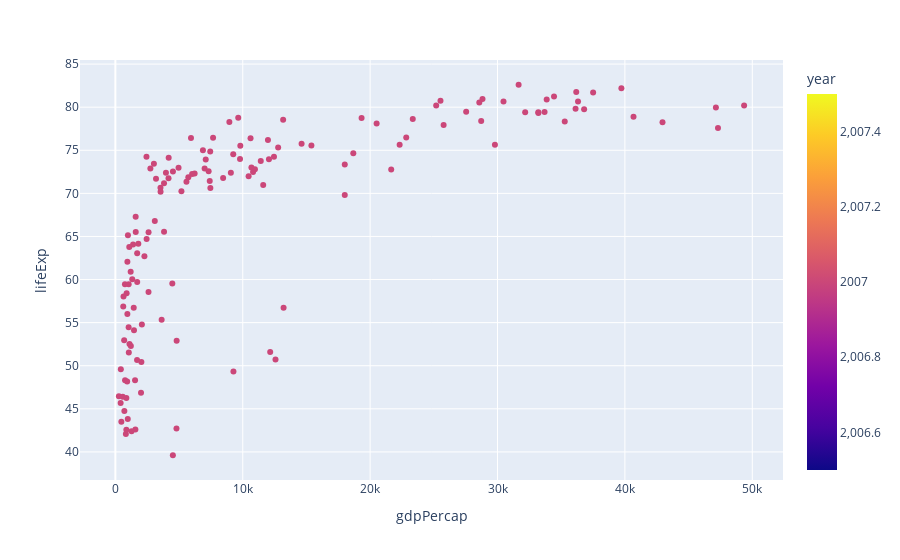

Notebook code cell kept with this figure:
### Code cell
gapminder2007 = gapminder.query('year == 2007')
fig=px.scatter(gapminder2007,x='gdpPercap',y='lifeExp',color='year')
fig.show()

### Figure 1 — Plotly figure (JSON) as saved in the notebook; plotly's stock layout.template omitted (floating-point values rounded to 4 significant figures; data arrays with more than 128 entries replaced by an {"elided": "..."} marker saying what was removed)
{"data": [{"hovertemplate": "gdpPercap=%{x}<br>lifeExp=%{y}<br>year=%{marker.color}<extra></extra>", "legendgroup": "", "marker": {"color": {"elided": "142 int values"}, "coloraxis": "coloraxis", "symbol": "circle"}, "mode": "markers", "name": "", "orientation": "v", "showlegend": false, "type": "scatter", "x": {"elided": "142 float values"}, "xaxis": "x", "y": {"elided": "142 float values"}, "yaxis": "y"}], "layout": {"autosize": true, "coloraxis": {"colorbar": {"title": {"text": "year"}}, "colorscale": [[0, "#0d0887"], [0.1111, "#46039f"], [0.2222, "#7201a8"], [0.3333, "#9c179e"], [0.4444, "#bd3786"], [0.5556, "#d8576b"], [0.6667, "#ed7953"], [0.7778, "#fb9f3a"], [0.8889, "#fdca26"], [1, "#f0f921"]]}, "legend": {"tracegroupgap": 0}, "margin": {"t": 60}, "xaxis": {"anchor": "y", "autorange": true, "domain": [0, 1], "range": [-2706.0, 52340.0], "title": {"text": "gdpPercap"}, "type": "linear"}, "yaxis": {"anchor": "x", "autorange": true, "domain": [0, 1], "range": [36.28, 85.93], "title": {"text": "lifeExp"}, "type": "linear"}}}
